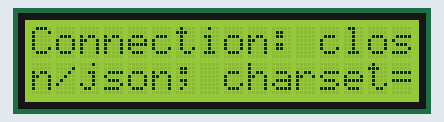
The sketch below on a simulated ESP8266 (NodeMCU). Shown: 16×2 character LCD. WiFi joins after 1.5 s; servers stay silent unless stated; uploads are accepted with an empty reply; what the sketch prints to the serial monitor is not drawn.

Above: at 2.6 s.
At 6.4 s:
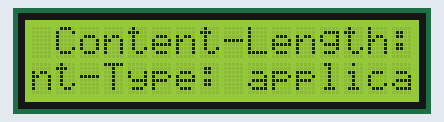
At 10.3 s:
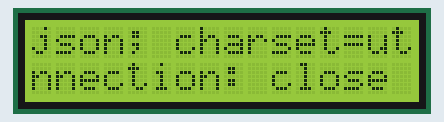
At 19.0 s:
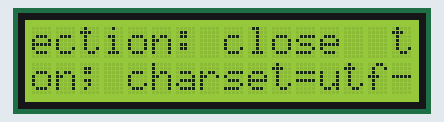
At 26.7 s:
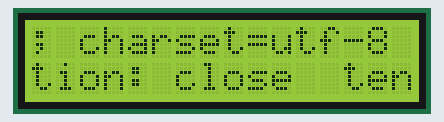
At 34.4 s:
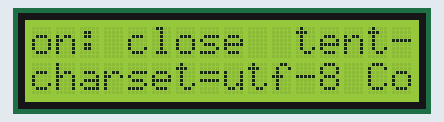

The sketch:

nodemcu_fetchdata2.ino
```cpp
#include <ESP8266WiFi.h>
#include <Wire.h>  // This library is already built in to the Arduino IDE
#include <LiquidCrystal_I2C.h> //This library you can add via Include Library > Manage Library >


LiquidCrystal_I2C lcd(0x27, 16, 2);

const char* ssid = "Teknisi"; // put your router name
const char* password = "bondowoso";// put your password

const char* host = "api.thingspeak.com";


int find_text(String needle, String haystack,int from) {
  int foundpos = -1;
  if (haystack.length()<needle.length())
    return foundpos;
  for (int i = from; (i < haystack.length() - needle.length()); i++) {
    if (haystack.substring(i,needle.length()+i) == needle) {
      foundpos = i;
      return foundpos;
    }
  }
  return foundpos;
}


void setup() {
  Serial.begin(115200);
  delay(100);
  lcd.begin();   // initializing the LCD


 // We start by connecting to a WiFi network

  Serial.println();
  Serial.println();
  Serial.print("Connecting to ");
  Serial.println(ssid);

  WiFi.begin(ssid, password);

  while (WiFi.status() != WL_CONNECTED) {
    delay(500);
    Serial.print(".");
  }

  Serial.println("");
  Serial.println("WiFi connected");
  Serial.println("IP address: ");
  Serial.println(WiFi.localIP());
}

int value = 0;


void loop() {


  Serial.print("connecting to ");
  Serial.println(host);

  // Use WiFiClient class to create TCP connections
  WiFiClient client;
  const int httpPort = 80;
  if (!client.connect(host, httpPort)) {
    Serial.println("connection failed");

  }

  // We now create a URI for the request
  String url = "/apps/thinghttp/send_request?api_key=UOGN6AALH8P3E8PO";
  Serial.print("Requesting URL: ");
  Serial.println(url);
  //This will send the request to the server
  client.print(String("GET ") + url + " HTTP/1.1\r\n" +
              "Host: " + host + "\r\n" +
             "Connection: close\r\n\r\n");
  delay(500);

  // Read all the lines of the reply from server and print them to Serial
  while(client.available()){
   String line = client.readStringUntil('\r');


int start_loc= find_text("<td>",line,0);
int end_loc=find_text("</td>",line,0);
if (start_loc>0 && end_loc>0)
{
  Serial.println("time:  ");
  lcd.print("time: ");
for (int i=start_loc+3;i<end_loc;i++)
{
Serial.print(line[i]);
 lcd.print(line[i]);
}
Serial.println("");
 lcd.setCursor(0, 1);
int start_loc2= find_text("<b>",line,end_loc+1);
int end_loc2=find_text("</b>",line,end_loc+1);
if (start_loc2>0 && end_loc2>0)
{
   lcd.print("views: ");
  Serial.println("views:");
for (int i=start_loc2+3;i<end_loc2;i++)
{
   lcd.print(line[i]);
Serial.print(line[i]);
}
}
}


 Serial.println(line);
 lcd.print(line);

  }

  //Serial.println();
  Serial.println("closing connection");


  delay(2000);

}
```

Measured:
- what the display in image 0 shows lasts 3.9 s, from 2.5 s to 6.4 s
- what the display in image 3 shows lasts 2.9 s, from 18.9 s to 21.8 s
